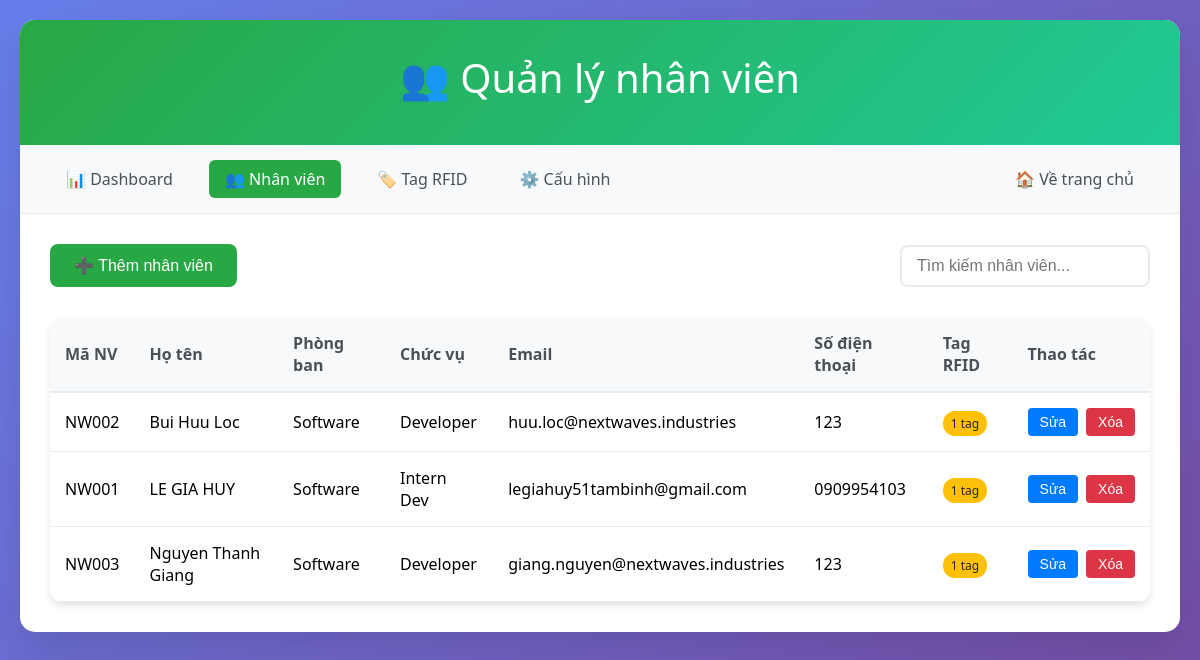
/admin/employees, run on the app's committed database.
### tables this page shows
CREATE TABLE employees (
            id INTEGER PRIMARY KEY AUTOINCREMENT,
            name TEXT NOT NULL,
            employee_code TEXT UNIQUE,
            department TEXT,
            position TEXT,
            email TEXT,
            phone TEXT,
            is_active BOOLEAN DEFAULT 1,
            created_at TEXT DEFAULT CURRENT_TIMESTAMP,
            updated_at TEXT DEFAULT CURRENT_TIMESTAMP
        );

### app.py (the view)
@app.route('/admin/employees')
def admin_employees():
    conn = sqlite3.connect('checkins.db')
    employees = conn.execute('''
        SELECT e.*,
               COUNT(et.id) as tag_count
        FROM employees e
        LEFT JOIN employee_tags et ON e.id = et.employee_id AND et.is_active = 1
        WHERE e.is_active = 1
        GROUP BY e.id
        ORDER BY e.name
    ''').fetchall()
    conn.close()
    return render_template('admin/employees.html', employees=employees)

### templates/admin/employees.html (shortened to what this page needs)
<!DOCTYPE html>
<html lang="vi">
  <head>
  </head>
  <body>
    <div class="container">
      <div class="header">
        <h1>👥 Quản lý nhân viên</h1>
      </div>
      <div class="nav">
        <a href="/admin">📊 Dashboard</a>
        <a href="/admin/employees" class="active">👥 Nhân viên</a>
        <a href="/admin/tags">🏷️ Tag RFID</a>
        <a href="/admin/config">⚙️ Cấu hình</a>
        <a href="/" style="margin-left: auto">🏠 Về trang chủ</a>
      </div>
      <div class="content">
        <div class="toolbar">
          <button class="add-btn" onclick="openAddModal()">
            ➕ Thêm nhân viên
          </button>
          <div class="search-box">
            <input
              type="text"
              class="search-input"
              placeholder="Tìm kiếm nhân viên..."
              onkeyup="filterEmployees()"
            />
          </div>
        </div>
        <table class="employees-table">
          <thead>
            <tr>
              <th>Mã NV</th>
              <th>Họ tên</th>
              <th>Phòng ban</th>
              <th>Chức vụ</th>
              <th>Email</th>
              <th>Số điện thoại</th>
              <th>Tag RFID</th>
              <th>Thao tác</th>
            </tr>
          </thead>
          <tbody id="employees-tbody">
            {% for emp in employees %}
            <tr data-employee-id="{{ emp[0] }}">
              <td>{{ emp[2] or 'N/A' }}</td>
              <td>{{ emp[1] }}</td>
              <td>{{ emp[3] or 'N/A' }}</td>
              <td>{{ emp[4] or 'N/A' }}</td>
              <td>{{ emp[5] or 'N/A' }}</td>
              <td>{{ emp[6] or 'N/A' }}</td>
              <td><span class="tag-count">{{ emp[10] }} tag</span></td>
              <td>
                <div class="action-buttons">
                  <button
                    class="btn-edit"
                    onclick="openEditModal('{{ emp[0] }}')"
                  >
                    Sửa
                  </button>
                  <button
                    class="btn-delete"
                    onclick="deleteEmployee('{{ emp[0] }}')"
                  >
                    Xóa
                  </button>
                </div>
              </td>
            </tr>
            {% endfor %}
          </tbody>
        </table>
      </div>
    </div>
  </body>
</html>

### templates/admin/employees.html (style rules this page uses)
* { margin: 0; padding: 0; box-sizing: border-box; }
body { font-family: "Segoe UI", Tahoma, Geneva, Verdana, sans-serif; background: linear-gradient(135deg, #667eea 0%, #764ba2 100%); min-height: 100vh; padding: 20px; }
.container { max-width: 1400px; margin: 0 auto; background: white; border-radius: 15px; box-shadow: 0 20px 40px rgba(0, 0, 0, 0.1); overflow: hidden; }
.header { background: linear-gradient(135deg, #28a745 0%, #20c997 100%); color: white; padding: 30px; text-align: center; }
.header h1 { font-size: 2.5em; margin-bottom: 10px; font-weight: 300; }
.nav { background: #f8f9fa; padding: 15px 30px; border-bottom: 1px solid #e9ecef; display: flex; gap: 20px; align-items: center; flex-wrap: wrap; }
.nav a { text-decoration: none; color: #495057; padding: 8px 16px; border-radius: 6px; transition: all 0.3s ease; font-weight: 500; }
.nav a.active { background: #28a745; color: white; }
.content { padding: 30px; }
.toolbar { display: flex; justify-content: space-between; align-items: center; margin-bottom: 30px; flex-wrap: wrap; gap: 15px; }
.add-btn { background: #28a745; color: white; padding: 12px 24px; border: none; border-radius: 8px; cursor: pointer; font-size: 16px; font-weight: 500; transition: all 0.3s ease; }
.search-box { display: flex; gap: 10px; align-items: center; }
.search-input { padding: 10px 15px; border: 2px solid #e9ecef; border-radius: 8px; font-size: 16px; min-width: 250px; }
.employees-table { width: 100%; border-collapse: collapse; background: white; border-radius: 12px; overflow: hidden; box-shadow: 0 4px 6px rgba(0, 0, 0, 0.1); }
.employees-table th { background: #f8f9fa; padding: 15px; text-align: left; font-weight: 600; color: #495057; border-bottom: 2px solid #e9ecef; }
.employees-table td { padding: 15px; border-bottom: 1px solid #e9ecef; vertical-align: middle; }
.action-buttons { display: flex; gap: 8px; }
.btn-edit { background: #007bff; color: white; border: none; padding: 6px 12px; border-radius: 4px; cursor: pointer; font-size: 14px; transition: all 0.3s ease; }
.btn-delete { background: #dc3545; color: white; border: none; padding: 6px 12px; border-radius: 4px; cursor: pointer; font-size: 14px; transition: all 0.3s ease; }
.tag-count { background: #ffc107; color: #212529; padding: 4px 8px; border-radius: 12px; font-size: 12px; font-weight: 500; }

### data on the page
employees: employee_code "NW002", name "Bui Huu Loc", department "Software", position "Developer", email "huu.loc@nextwaves.industries", phone "123", is_active "1"
employees: employee_code "NW001", name "LE GIA HUY", department "Software", position "Intern Dev", email "legiahuy51tambinh@gmail.com", phone "0909954103", is_active "1"
employees: employee_code "NW003", name "Nguyen Thanh Giang", department "Software", position "Developer", email "giang.nguyen@nextwaves.industries", phone "123", is_active "1"
